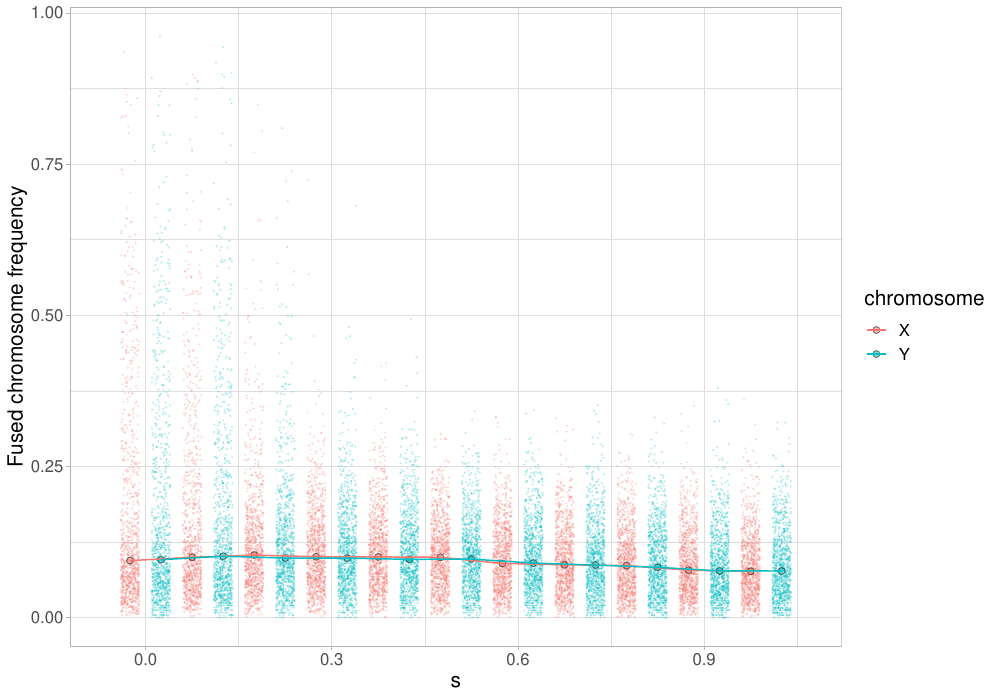

This figure's R source:
library(stringr)
library(ggplot2)
library(dplyr)

drift <- read.csv("../results/parseddrift.csv")
drift <- drift[,2:7]
results <- read.csv("../results/results.csv")

results$h <- as.numeric(str_sub(results$h, start=5))
results$r <- as.numeric(str_sub(results$r, start=5))
results$s <- as.numeric(str_sub(results$s, start=5))
results$model <- str_sub(results$model, start=9)

X <- data.frame(drift[, c(1,3:6)])
Y <- data.frame(drift[, 2:6])
colnames(X)[1] <- colnames(Y)[1] <- "Freq"
drift <- rbind(X, Y)
drift$chromosome <- rep(c("X","Y"), each = 1000)


X <- data.frame(results[, c(1,3:6)])
Y <- data.frame(results[, 2:6])
colnames(X)[1] <- colnames(Y)[1] <- "Freq"
results <- rbind(X, Y)
results$chromosome <- rep(c("X","Y"), each = 360000)
results <- filter(results, (model == "auto.and.parX" & h == 0.5 & r == 0.1))

both <- rbind(drift, results)

# library(ggraptR)
# ggraptR(both)




data <- both
# data$group <- "r1par"

fixed <- filter(data, (Freq >= 0.80))


agg <- data %>%
  group_by(r,s,h,chromosome) %>%
  summarise_at(vars(Freq), list(Freq_median = ~median(., na.rm=TRUE)))


# Dotted line plot
p3 <- ggplot(agg, aes(y=Freq_median, x=s)) + 
  geom_point(data = data, aes(colour=chromosome, fill = chromosome, y = Freq, x = s), stat="identity", alpha=0.2, size=0.1, position=position_jitterdodge(jitter.width = 0.03, dodge.width=0.1)) + 
  geom_point(aes(colour=chromosome, fill=chromosome), shape = 21,colour = "black", alpha = 0.5, stat="identity",position=position_dodge(width = 0.1),  size=2) +
  geom_line(aes(colour=chromosome),stat="identity",position=position_dodge(width = 0.1), ) +
  #geom_point(data = fixed, aes(colour=chromosome, fill = chromosome, y = Freq, x = s), stat="identity", alpha=0.6, size=2, position=position_jitterdodge(jitter.width = 0.03, dodge.width=0.1)) + 
  theme_light() + 
  theme(text=element_text(family="sans", face="plain", color="#000000", size=15, hjust=0.5, vjust=0.5)) + 
  xlab("s") + ylab("Fused chromosome frequency")
p3
ggsave(plot = p3, "figure3.png", width = 10, height = 7, type = "cairo-png")
ggsave(plot = p3, "figure3.pdf", width = 10, height = 7)
